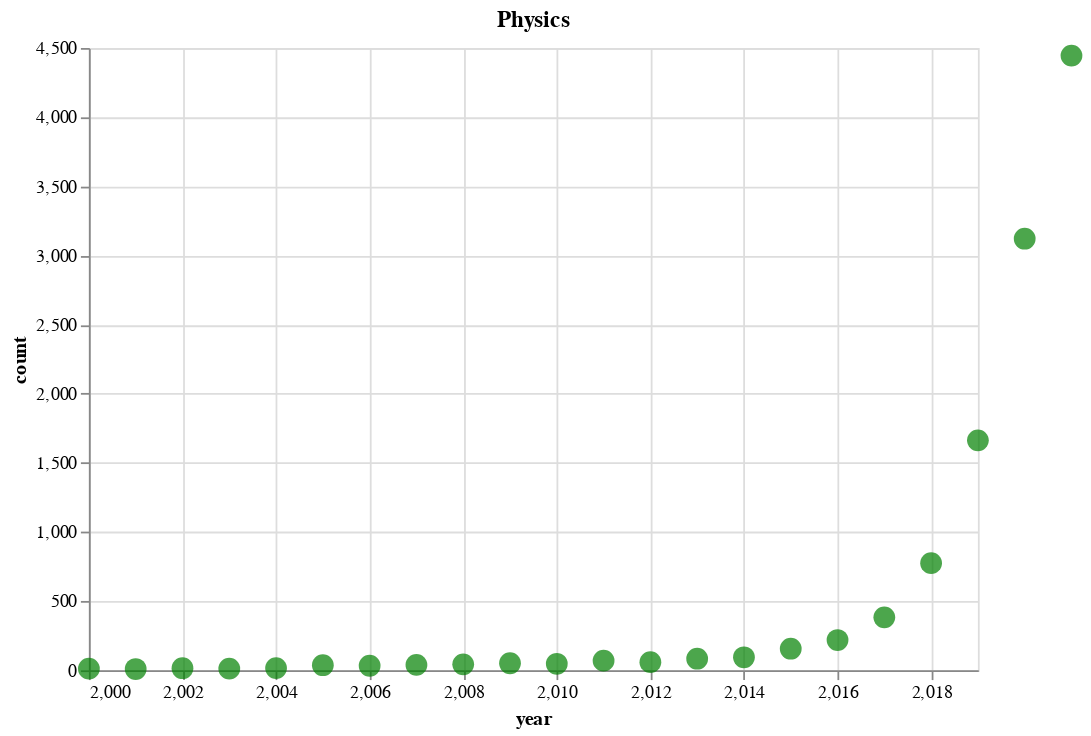

This figure's notebook cell:
### Code cell
charts[2]

### Figure 1 — Vega-Lite specification as saved in the notebook (floating-point values rounded to 4 significant figures)
{"config": {"view": {"continuousWidth": 400, "continuousHeight": 300}}, "data": {"name": "data-336a310c057d2316448377c9a4ad0a03"}, "mark": {"type": "circle", "color": "green", "size": 150}, "encoding": {"x": {"field": "year", "scale": {"domain": [2000, 2019]}, "type": "quantitative"}, "y": {"field": "count", "type": "quantitative"}}, "height": 350, "title": "Physics", "width": 500, "$schema": "https://vega.github.io/schema/vega-lite/v4.17.0.json", "datasets": {"data-336a310c057d2316448377c9a4ad0a03": [{"year": 2021, "count": 4445}, {"year": 2020, "count": 3121}, {"year": 2019, "count": 1663}, {"year": 2018, "count": 775}, {"year": 2017, "count": 383}, {"year": 2016, "count": 219}, {"year": 2015, "count": 156}, {"year": 2014, "count": 94}, {"year": 2013, "count": 84}, {"year": 2012, "count": 59}, {"year": 2011, "count": 70}, {"year": 2010, "count": 47}, {"year": 2009, "count": 51}, {"year": 2008, "count": 43}, {"year": 2007, "count": 39}, {"year": 2006, "count": 33}, {"year": 2005, "count": 37}, {"year": 2004, "count": 16}, {"year": 2003, "count": 12}, {"year": 2002, "count": 15}, {"year": 2001, "count": 9}, {"year": 2000, "count": 12}]}}
